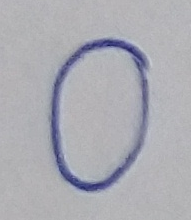
#> input picture Testing/original Images/0.png, 191 x 220 px; its folder holds 4 pictures in this run
$ python Generatedigits.py
#> lines starting #> are read from the running program, lines starting #| are printed output that depends on the picture; after the words box and inside, x2 and y2 are one past the last pixel; in counts of white or black regions, pixels touching at a corner belong together
import cv2
import matplotlib.pyplot as plt
import numpy as np
import math
from scipy import ndimage

# This file is to convert a bunch of rgb photos of hand written digits to a format type for the mnist neural net


def getBestShift(img):
    cy,cx = ndimage.measurements.center_of_mass(img)

    rows,cols = img.shape
    shiftx = np.round(cols/2.0-cx).astype(int)
    shifty = np.round(rows/2.0-cy).astype(int)

    return shiftx,shifty

def shift(img,sx,sy):
    rows,cols = img.shape
    M = np.float32([[1,0,sx],[0,1,sy]])
    shifted = cv2.warpAffine(img,M,(cols,rows))
    return shifted

custom_sample = []

for i in range(0, 10):
    gray = cv2.imread("Testing/original Images/" + str(i)+".png", cv2.IMREAD_GRAYSCALE)
#> gray: shape (220, 191); min 28, max 200, mean 172.1
    gray = cv2.resize(255-gray, (28, 28))
#> gray: shape (28, 28)
    gray = cv2.GaussianBlur(gray, (3,3), 0)
    ret, gray = cv2.threshold(gray, 0, 255, cv2.THRESH_OTSU)
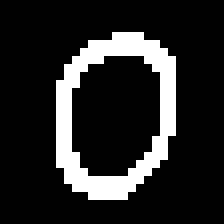
#> gray: shape (28, 28) (shown 8 times larger); 15.3% white in thin lines or dots, all inside (x1, y1, x2, y2) = (7, 4, 22, 25)
#> ret = 95
    gray = gray.astype(int) + 128
    gray[gray == 128] = 0
    gray = np.clip(gray, 0, 255)
    gray = gray.astype(np.uint8)
    while np.sum(gray[0]) == 0:
        gray = gray[1:]
#> this loop made 4 passes
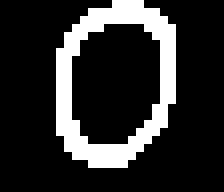
#> gray: shape (24, 28) (shown 8 times larger); 17.9% white in thin lines or dots, all inside (x1, y1, x2, y2) = (7, 0, 22, 21)

    while np.sum(gray[:,0]) == 0:
        gray = np.delete(gray,0,1)
#> this loop made 7 passes
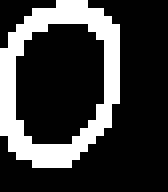
#> gray: shape (24, 21) (shown 8 times larger); 23.8% white in thin lines or dots, all inside (x1, y1, x2, y2) = (0, 0, 15, 21)

    while np.sum(gray[-1]) == 0:
        gray = gray[:-1]
#> this loop made 3 passes
#> pass 1, `gray = gray[:-1]`:
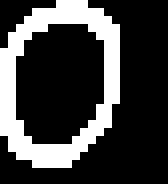
#> gray: shape (23, 21) (shown 8 times larger); 24.8% white in thin lines or dots, all inside (x1, y1, x2, y2) = (0, 0, 15, 21)

    while np.sum(gray[:,-1]) == 0:
        gray = np.delete(gray,-1,1)
#> this loop made 6 passes
#> pass 1, `gray = np.delete(gray,-1,1)`:
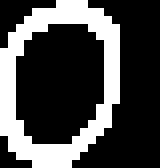
#> gray: shape (21, 20) (shown 8 times larger); 28.6% white; 1 white region, box (x1, y1, x2, y2) and area: (0, 0, 15, 21) 120

    rows,cols = gray.shape
#> rows = 21; cols = 15

    if rows > cols:
        factor = 20.0/rows
#> factor = 0.952
        rows = 20
        cols = int(round(cols*factor))
#> cols = 14
        gray = cv2.resize(gray, (cols,rows))
    else:
        factor = 20.0/cols
        cols = 20
        rows = int(round(rows*factor))
        gray = cv2.resize(gray, (cols, rows))

    colsPadding = (int(math.ceil((28-cols)/2.0)),int(math.floor((28-cols)/2.0)))
#> colsPadding = (7, 7)
    rowsPadding = (int(math.ceil((28-rows)/2.0)),int(math.floor((28-rows)/2.0)))
    gray = np.lib.pad(gray,(rowsPadding,colsPadding),'constant')
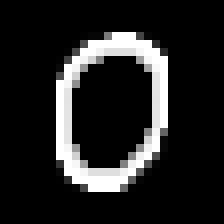
#> gray: shape (28, 28) (shown 8 times larger); min 0, max 255, mean 34.7

    shiftx,shifty = getBestShift(gray)
#> in getBestShift, `cy,cx = ndimage.measurements.center_of_mass(img)`: cy = 13.38; cx = 13.37
#> in getBestShift, `shiftx = np.round(cols/2.0-cx).astype(int)`: shiftx = 1
#> shiftx = 1; shifty = 1
    shifted = shift(gray,shiftx,shifty)
#> in shift, `M = np.float32([[1,0,sx],[0,1,sy]])`: M = [[1, 0, 1], [0, 1, 1]]
#> in shift, `shifted = cv2.warpAffine(img,M,(cols,rows))`:
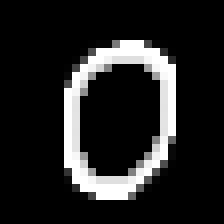
#> shifted: shape (28, 28) (shown 8 times larger); min 0, max 255, mean 34.7
    gray = shifted

    custom_sample.append(gray)
#> pass 2 of the loop `for i in range(0, 10):`:
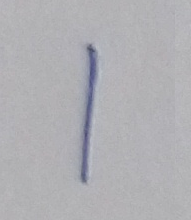
#> input picture Testing/original Images/1.png, 191 x 220 px
#> `ret, gray = cv2.threshold(gray, 0, 255, cv2.THRESH_OTSU)`:
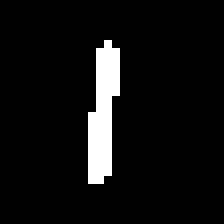
#> gray: shape (28, 28) (shown 8 times larger); 6.2% white; 1 white region, box (x1, y1, x2, y2) and area: (11, 5, 15, 23) 49
#> ret = 90
#> the loop `while np.sum(gray[0]) == 0:` made 5 passes
#> the loop `while np.sum(gray[:,0]) == 0:` made 11 passes
#> the loop `while np.sum(gray[-1]) == 0:` made 5 passes
#> the loop `while np.sum(gray[:,-1]) == 0:` made 13 passes
#> after the loop `while np.sum(gray[:,-1]) == 0:`: gray = 18 rows, first 6: [0, 0, 255, 0], [0, 255, 255, 255], [0, 255, 255, 255], [0, 255, 255, 255], [0, 255, 255, 255], [0, 255, 255, 255]
#> `gray = cv2.resize(gray, (cols,rows))`: gray = 20 rows, first 6: [0, 0, 255, 0], [0, 217, 255, 217], [0, 255, 255, 255], [0, 255, 255, 255], [0, 255, 255, 255], [0, 255, 255, 255]
#> `shiftx,shifty = getBestShift(gray)`: shifty = 0
#> M = [[1, 0, 1], [0, 1, 0]]
#> in shift (call 2), `shifted = cv2.warpAffine(img,M,(cols,rows))`:
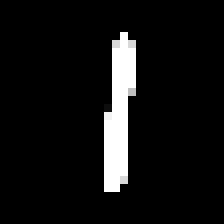
#> shifted: shape (28, 28) (shown 8 times larger); min 0, max 255, mean 17.7
#> pass 3 of the loop `for i in range(0, 10):`:
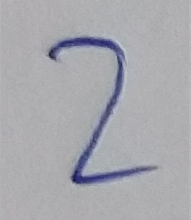
#> input picture Testing/original Images/2.png, 191 x 220 px
#> `ret, gray = cv2.threshold(gray, 0, 255, cv2.THRESH_OTSU)`:
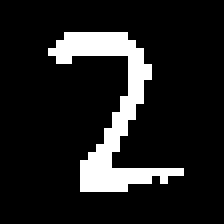
#> gray: shape (28, 28) (shown 8 times larger); 12.5% white in thin lines or dots, all inside (x1, y1, x2, y2) = (6, 4, 23, 24)
#> ret = 99
#> the loop `while np.sum(gray[0]) == 0:` made 4 passes
#> pass 1, `gray = gray[1:]`:
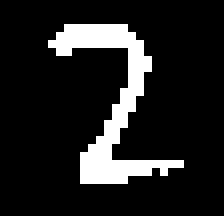
#> gray: shape (27, 28) (shown 8 times larger); 13% white in thin lines or dots, all inside (x1, y1, x2, y2) = (6, 3, 23, 23)
#> the loop `while np.sum(gray[:,0]) == 0:` made 6 passes
#> the loop `while np.sum(gray[-1]) == 0:` made 4 passes
#> the loop `while np.sum(gray[:,-1]) == 0:` made 5 passes
#> `shiftx,shifty = getBestShift(gray)`: shiftx = 0; shifty = 1
#> (the run stopped early here; a loop or call above may not have finished)
